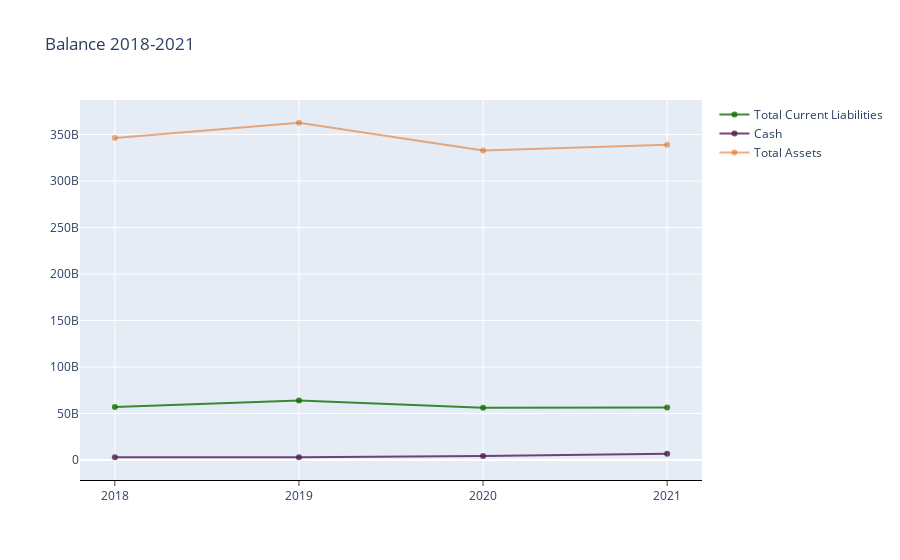

The cell this chart's notebook holds for it:
### Markdown cell above
## Balance

### Code cell
# extracting balance info from Yahoo Finanse
balance = pd.DataFrame(sec.balancesheet)

# transposing and sorting data
con_balance = balance.transpose()
convert_balance = con_balance.sort_index(ascending=True)

# Total Current Liabilities, Cash, Total Assets
trace1 = go.Scatter(
    x=['2018', '2019', '2020', '2021'],
    y=convert_balance['Total Current Liabilities'],
    mode='lines+markers',
    name='Total Current Liabilities',
    marker=dict(color='rgba(16, 112, 2, 0.8)'),
)
trace2 = go.Scatter(
    x=['2018', '2019', '2020', '2021'],
    y=convert_balance['Cash'],
    mode='lines+markers',
    name='Cash',
    marker=dict(color='rgba(80, 26, 80, 0.8)'),
)
trace3 = go.Scatter(
    x=['2018', '2019', '2020', '2021'],
    y=convert_balance['Total Assets'],
    mode='lines+markers',
    name='Total Assets',
    marker=dict(color='rgba(225, 103, 17, 0.53)'),
)
data = [trace1, trace2, trace3]
layout = dict(
    title='Balance 2018-2021',
    xaxis=dict( 
        ticks='outside', ticklen=5, 
        zeroline=True, linewidth=1, linecolor='black'
        ))
fig = dict(data=data, layout=layout)            
py.iplot(fig)

### Figure 1 — Plotly figure (JSON) as saved in the notebook; plotly's stock layout.template omitted (floating-point values rounded to 4 significant figures)
{"data": [{"marker": {"color": "rgba(16, 112, 2, 0.8)"}, "mode": "lines+markers", "name": "Total Current Liabilities", "type": "scatter", "x": ["2018", "2019", "2020", "2021"], "y": [57138000000, 63989000000, 56363000000, 56643000000]}, {"marker": {"color": "rgba(80, 26, 80, 0.8)"}, "mode": "lines+markers", "name": "Cash", "type": "scatter", "x": ["2018", "2019", "2020", "2021"], "y": [3042000000, 3089000000, 4364000000, 6802000000]}, {"marker": {"color": "rgba(225, 103, 17, 0.53)"}, "mode": "lines+markers", "name": "Total Assets", "type": "scatter", "x": ["2018", "2019", "2020", "2021"], "y": [346196000000, 362597000000, 332750000000, 338923000000]}], "layout": {"title": {"text": "Balance 2018-2021"}, "xaxis": {"linecolor": "black", "linewidth": 1, "ticklen": 5, "ticks": "outside", "zeroline": true}}}
